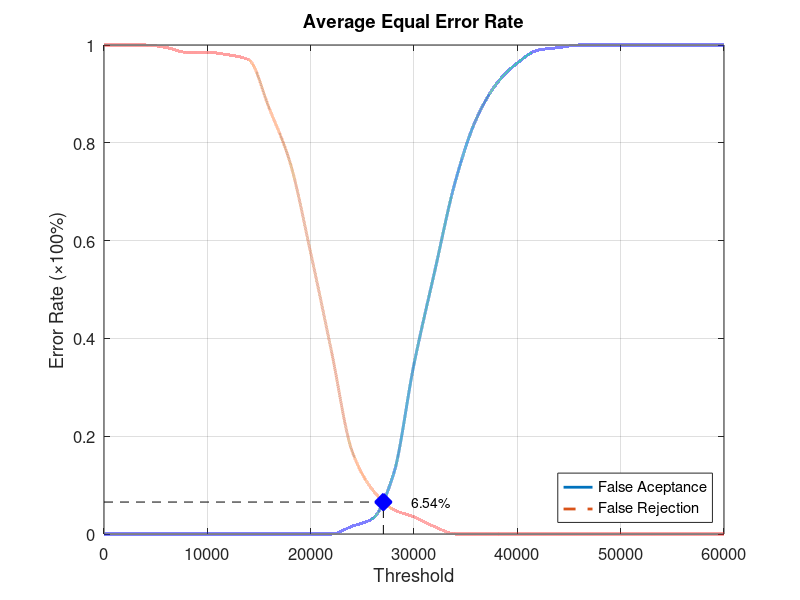
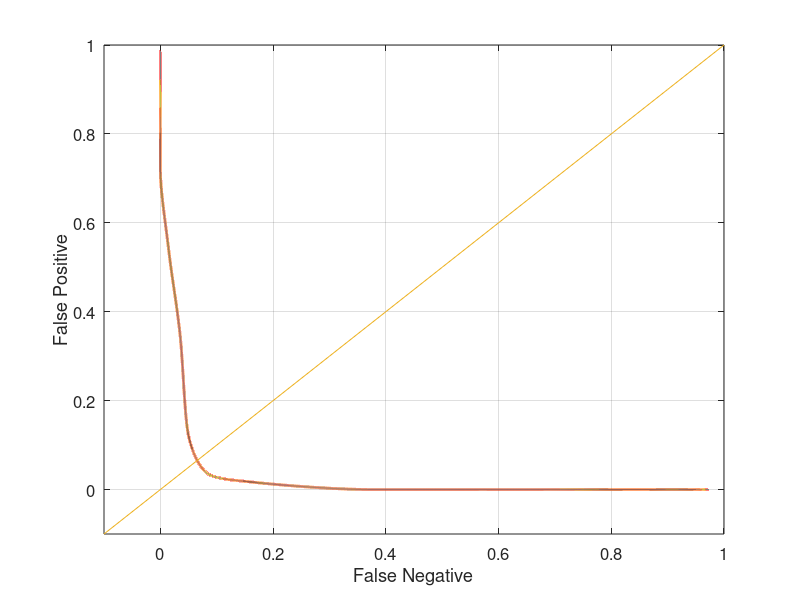

Write the MATLAB code that produced these figures, in order.
function yEER = Database3_2
close all;
clear;
clc;
x = 0:2000:60000;
xq = 0:0.5:60000;

y0 = [0 0 0 0 0 0 0 0 0 0 0 0 0.0157895 0.0315789 0.121053 0.347368 0.536842 0.721053 0.847368 0.921053 0.963158 0.989474 0.994737 1 1 1 1 1 1 1 1];
yy0 = interp1(x, y0, xq, 'pchip');
y1 = [1 1 1 0.995 0.985 0.985 0.98 0.97 0.87 0.76 0.575 0.375 0.17 0.09 0.05 0.035 0.015 0 0 0 0 0 0 0 0 0 0 0 0 0 0];
yy1 = interp1(x, y1, xq, 'pchip');

% Calculating EER: 
y2 = abs(y0 - y1);
find(y2 == min(y2))
yy2 = abs(yy0 - yy1);
xEER = find(yy2 == min(yy2));
xEERIndex = xq(xEER) % X-axis EER
yEER = yy0(xEER) % Y-axis EER

main = figure
plot(xq, yy0,'-','LineWidth', 2);	hold on
plot(xq, yy1,'--','LineWidth', 2);	hold on
plot([xEERIndex xEERIndex], [0 yEER], 'k--');	hold on
plot([0 xEERIndex], [yEER yEER], 'k--');	hold on
plot(xEERIndex, yEER, 'bx', 'LineWidth', 10);	hold on
text(xEERIndex + 10 * xEERIndex / 100, yEER, [num2str(round((10000 * yEER)) / 100) '%'])
legend('False Aceptance', 'False Rejection', 'Location', 'SouthEast')
xlabel('Threshold')
ylabel('Error Rate (\times100%)')
title('Average Equal Error Rate')
set(gca, 'FontSize', 12)
axis([0 60000 0 1])
grid on

print(main, 'Database3_2Main', '-dpng');
FNRxFPR = figure('Color', [1 1 1]);
plot(yy1, yy0, '-', yy1, yy0, 'LineWidth', 2);
hold on
y = -0.1:0.1:1
plot(y, y); 
set(gca, 'FontSize', 12)
xlabel('False Negative')
ylabel('False Positive')
axis([-0.1 1 -0.1 1])
set(gca, 'FontSize', 12)
grid on

print(FNRxFPR, 'Database3_2FNRxFPR','-dpng');
end
